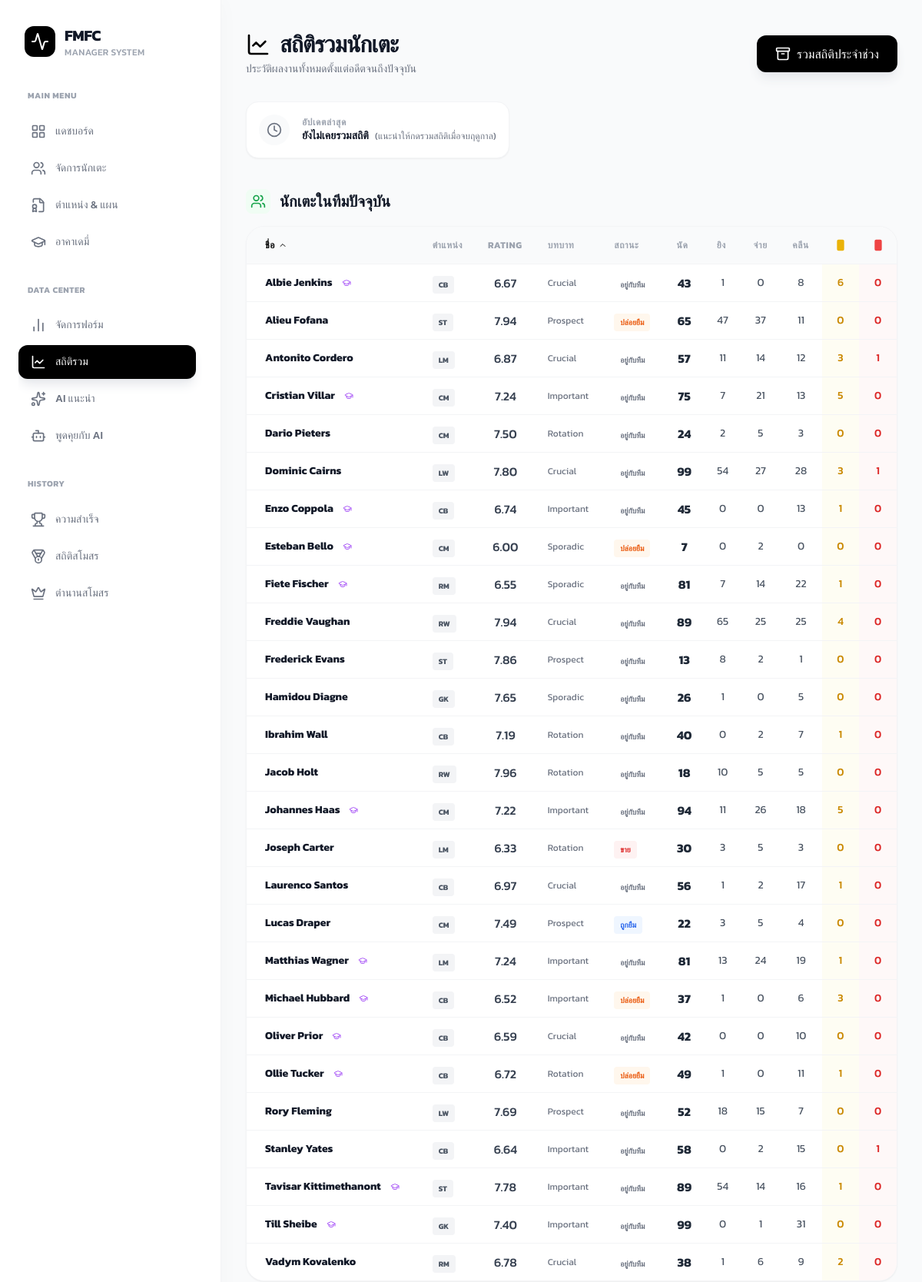
The app's page /pages/total_stats.php (signed in, upper part) with its own data.
### tables this page shows
CREATE TABLE `player_total_stats` (
  `total_stat_id` int(11) NOT NULL,
  `user_id` int(11) NOT NULL,
  `player_id_original` int(11) NOT NULL,
  `name` varchar(100) NOT NULL,
  `role` enum('crucial','important','rotation','sporadic','prospect') DEFAULT NULL,
  `position` enum('st','cf','lw','rw','lm','rm','cam','cm','cdm','cb','lb','rb','gk') DEFAULT NULL,
  `jersey_number` int(11) DEFAULT NULL,
  `status` enum('no','sell','for_loan','on_loan','in_loan') DEFAULT 'no',
  `injured` tinyint(1) NOT NULL DEFAULT 0,
  `injured_count` int(11) DEFAULT 0,
  `is_academy_product` tinyint(1) NOT NULL DEFAULT 0,
  `performance_score` int(11) NOT NULL DEFAULT 0,
  `rating` decimal(4,2) NOT NULL DEFAULT 0.00,
  `score_change_sum` int(11) DEFAULT 0,
  `change_count_sum` int(11) DEFAULT 0,
  `appearances` int(11) DEFAULT 0,
  `goals` int(11) DEFAULT 0,
  `assists` int(11) DEFAULT 0,
  `clean_sheets` int(11) DEFAULT 0,
  `yellow_cards` int(11) DEFAULT 0,
  `red_cards` int(11) DEFAULT 0
);

### pages/total_stats.php (the view, shortened to what this page needs)
<?php
include "../includes/db_config.php";
$user_id = $_SESSION['user_id'];
$last_aggregation_timestamp = null;
$last_update_display = 'ยังไม่เคยรวมสถิติ';
$last_update_message = '';
if ($last_aggregation_timestamp) {
    $last_update_datetime = new DateTime($last_aggregation_timestamp);
    $current_datetime = new DateTime();
    $interval = $current_datetime->diff($last_update_datetime);
    $days_since_last_update = $interval->days;
    $last_update_display = $last_update_datetime->format('d/m/Y H:i');
    if ($days_since_last_update === 0) {
        $last_update_message = 'อัปเดตล่าสุดวันนี้';
    } else {
        $last_update_message = "ไม่ได้อัปเดตมาแล้ว {$days_since_last_update} วัน";
    }
} else {
    $last_update_message = 'แนะนำให้กดรวมสถิติเมื่อจบฤดูกาล';
}
$sort_column = $_GET['sort_column'] ?? 'name';
$sort_order = $_GET['sort_order'] ?? 'ASC';
function getSortLink($column, $display_name, $current_sort_column, $current_sort_order) {
    $new_order = ($current_sort_column === $column && $current_sort_order === 'ASC') ? 'DESC' : 'ASC';
    $activeClass = ($current_sort_column === $column) ? 'text-black font-bold' : 'text-gray-400 hover:text-gray-600';
    $icon = '';
    if ($current_sort_column === $column) {
        $icon = $new_order === 'ASC'
            ? '<i data-lucide="chevron-down" class="inline-block w-3 h-3 ml-1"></i>'
            : '<i data-lucide="chevron-up" class="inline-block w-3 h-3 ml-1"></i>';
    }
    return '<a href="?sort_column=' . $column . '&sort_order=' . $new_order . '" class="flex items-center transition-colors ' . $activeClass . '">' . $display_name . $icon . '</a>';
}
$players_in_team = [];
try {
    $query = "SELECT pts.* FROM player_total_stats AS pts INNER JOIN Players AS p ON pts.player_id_original = p.player_id WHERE pts.user_id = ? ORDER BY " . $sort_column . " " . $sort_order;
    $stmt = $conn->prepare($query);
    $stmt->execute([$user_id]);
    $players_in_team = $stmt->fetchAll(PDO::FETCH_ASSOC);
} catch (PDOException $e) { error_log($e->getMessage()); }
?>
<!DOCTYPE html>
<html lang="th">
<head>
    <script src="https://cdn.tailwindcss.com"></script>
    <link rel="stylesheet" type="text/css" href="https://cdn.jsdelivr.net/npm/toastify-js/src/toastify.min.css">
</head>
<body class="bg-[#F9FAFB] text-gray-800">
    <div class="flex h-screen overflow-hidden">
        <?php include '../includes/navbar.php'; ?>
        <main class="flex-1 overflow-y-auto px-8 py-10">
            <div class="flex flex-col md:flex-row md:items-center justify-between gap-6 mb-8">
                <div>
                    <h1 class="text-3xl font-bold text-gray-900 tracking-tight flex items-center gap-3">
                        <i data-lucide="line-chart" class="w-8 h-8 text-black"></i>
                        สถิติรวมนักเตะ
                    </h1>
                    <p class="text-gray-500 mt-1 text-sm">ประวัติผลงานทั้งหมดตั้งแต่อดีตจนถึงปัจจุบัน</p>
                </div>
                <form action="process_total_stats.php" method="POST" onsubmit="return confirmProcessStats();">
                    <button type="submit"
                        class="bg-black text-white px-6 py-3 rounded-xl hover:bg-gray-800 transition shadow-lg shadow-gray-200 flex items-center gap-2 font-medium">
                        <i data-lucide="archive" class="w-5 h-5"></i> รวมสถิติประจำช่วง
                    </button>
                </form>
            </div>
            <div class="bg-white p-4 rounded-2xl border border-gray-100 shadow-sm mb-10 flex items-center gap-4 max-w-fit">
                <div class="w-10 h-10 rounded-full bg-gray-50 flex items-center justify-center text-gray-500">
                    <i data-lucide="clock" class="w-5 h-5"></i>
                </div>
                <div>
                    <p class="text-xs text-gray-400 uppercase font-bold tracking-wider">อัปเดตล่าสุด</p>
                    <div class="flex items-center gap-2">
                        <span class="text-sm font-semibold text-gray-900"><?= htmlspecialchars($last_update_display); ?></span>
                        <span class="text-xs text-gray-500">(<?= htmlspecialchars($last_update_message); ?>)</span>
                    </div>
                </div>
            </div>
            <div class="mb-12">
                <div class="flex items-center gap-3 mb-4">
                    <div class="w-8 h-8 rounded-lg bg-green-50 flex items-center justify-center text-green-600">
                        <i data-lucide="users" class="w-5 h-5"></i>
                    </div>
                    <h2 class="text-xl font-bold text-gray-900">นักเตะในทีมปัจจุบัน</h2>
                </div>
                <div class="bg-white rounded-3xl border border-gray-100 shadow-sm overflow-hidden">
                    <div class="overflow-x-auto no-scrollbar">
                        <table class="w-full text-left border-collapse">
                            <thead>
                                <tr class="bg-gray-50 border-b border-gray-100">
                                    <th class="px-6 py-4 text-xs font-bold text-gray-400 uppercase tracking-wider sticky left-0 bg-gray-50 z-10"><?= getSortLink('name', 'ชื่อ', $sort_column, $sort_order); ?></th>
                                    <th class="px-4 py-4 text-xs font-bold text-gray-400 uppercase tracking-wider"><?= getSortLink('position', 'ตำแหน่ง', $sort_column, $sort_order); ?></th>
                                    <th class="px-4 py-4 text-xs font-bold text-gray-400 uppercase tracking-wider text-center"><?= getSortLink('rating', 'Rating', $sort_column, $sort_order); ?></th>
                                    <th class="px-4 py-4 text-xs font-bold text-gray-400 uppercase tracking-wider"><?= getSortLink('role', 'บทบาท', $sort_column, $sort_order); ?></th>
                                    <th class="px-4 py-4 text-xs font-bold text-gray-400 uppercase tracking-wider"><?= getSortLink('status', 'สถานะ', $sort_column, $sort_order); ?></th>
                                    <th class="px-4 py-4 text-xs font-bold text-gray-400 uppercase tracking-wider text-center"><?= getSortLink('appearances', 'นัด', $sort_column, $sort_order); ?></th>
                                    <th class="px-4 py-4 text-xs font-bold text-gray-400 uppercase tracking-wider text-center"><?= getSortLink('goals', 'ยิง', $sort_column, $sort_order); ?></th>
                                    <th class="px-4 py-4 text-xs font-bold text-gray-400 uppercase tracking-wider text-center"><?= getSortLink('assists', 'จ่าย', $sort_column, $sort_order); ?></th>
                                    <th class="px-4 py-4 text-xs font-bold text-gray-400 uppercase tracking-wider text-center"><?= getSortLink('clean_sheets', 'คลีน', $sort_column, $sort_order); ?></th>
                                    <th class="px-4 py-4 text-xs font-bold text-gray-400 uppercase tracking-wider text-center text-yellow-500"><i data-lucide="rectangle-vertical" class="w-4 h-4 mx-auto fill-current"></i></th>
                                    <th class="px-4 py-4 text-xs font-bold text-gray-400 uppercase tracking-wider text-center text-red-500"><i data-lucide="rectangle-vertical" class="w-4 h-4 mx-auto fill-current"></i></th>
                                </tr>
                            </thead>
                            <tbody class="divide-y divide-gray-100">
                                <?php if (!empty($players_in_team)): ?>
                                    <?php foreach ($players_in_team as $player): ?>
                                        <tr class="hover:bg-gray-50 transition-colors group">
                                            <td class="px-6 py-3 sticky left-0 bg-white group-hover:bg-gray-50 transition-colors">
                                                <div class="flex items-center gap-3">
                                                    <span class="font-bold text-gray-900 text-sm"><?= htmlspecialchars($player['name']); ?></span>
                                                    <?php if ($player['is_academy_product'] == 1): ?>
                                                        <i data-lucide="graduation-cap" class="w-3 h-3 text-purple-500"></i>
                                                    <?php endif; ?>
                                                </div>
                                            </td>
                                            <td class="px-4 py-3">
                                                <span class="text-[10px] font-bold bg-gray-100 text-gray-600 px-2 py-1 rounded uppercase"><?= htmlspecialchars($player['position']); ?></span>
                                            </td>
                                            <td class="px-4 py-3 text-center font-medium text-gray-700"><?= htmlspecialchars(number_format($player['rating'] ?? 0.00, 2)); ?></td>
                                            <td class="px-4 py-3 text-xs capitalize text-gray-500"><?= htmlspecialchars($player['role']); ?></td>
                                            <td class="px-4 py-3">
                                                <?php
                                                $statusClass = match($player['status']) {
                                                    'sell' => 'bg-red-50 text-red-600',
                                                    'for_loan' => 'bg-orange-50 text-orange-600',
                                                    'on_loan' => 'bg-blue-50 text-blue-600',
                                                    'in_loan' => 'bg-purple-50 text-purple-600',
                                                    default => 'text-gray-500'
                                                };
                                                $statusText = match($player['status']) {
                                                    'no' => 'อยู่กับทีม', 'sell' => 'ขาย', 'for_loan' => 'ปล่อยยืม',
                                                    'on_loan' => 'ถูกยืม', 'in_loan' => 'ยืมมา', default => '-'
                                                };
                                                ?>
                                                <span class="text-[10px] font-bold px-2 py-1 rounded <?= $statusClass ?>"><?= htmlspecialchars($statusText); ?></span>
                                            </td>
                                            <td class="px-4 py-3 text-center font-bold text-gray-800"><?= htmlspecialchars($player['appearances'] ?? 0); ?></td>
                                            <td class="px-4 py-3 text-center text-sm text-gray-600"><?= htmlspecialchars($player['goals'] ?? 0); ?></td>
                                            <td class="px-4 py-3 text-center text-sm text-gray-600"><?= htmlspecialchars($player['assists'] ?? 0); ?></td>
                                            <td class="px-4 py-3 text-center text-sm text-gray-600"><?= htmlspecialchars($player['clean_sheets'] ?? 0); ?></td>
                                            <td class="px-4 py-3 text-center text-sm font-medium text-yellow-600 bg-yellow-50/50"><?= htmlspecialchars($player['yellow_cards'] ?? 0); ?></td>
                                            <td class="px-4 py-3 text-center text-sm font-medium text-red-600 bg-red-50/50"><?= htmlspecialchars($player['red_cards'] ?? 0); ?></td>
                                        </tr>
                                    <?php endforeach; ?>
                                <?php else: ?>
                                    <tr><td colspan="11" class="px-6 py-8 text-center text-gray-400">ยังไม่มีสถิติรวม</td></tr>
                                <?php endif; ?>
                            </tbody>
                        </table>
                    </div>
                </div>
            </div>
        </main>
    </div>
</body>
</html>

### pages/total_stats.php (style rules this page uses)
body { font-family: 'Kanit', sans-serif; }
.no-scrollbar { -ms-overflow-style: none; scrollbar-width: none; }

### records on screen
player_total_stats: name "Albie Jenkins", is_academy_product 1 (drawn), position "CB", rating "6.67", role "Crucial", status "อยู่กับทีม", appearances "43", goals "1", assists "0", clean_sheets "8", yellow_cards "6", red_cards "0"
player_total_stats: name "Alieu Fofana", position "ST", rating "7.94", role "Prospect", status "ปล่อยยืม", appearances "65", goals "47", assists "37", clean_sheets "11", yellow_cards "0", red_cards "0"
player_total_stats: name "Antonito Cordero", position "LM", rating "6.87", role "Crucial", status "อยู่กับทีม", appearances "57", goals "11", assists "14", clean_sheets "12", yellow_cards "3", red_cards "1"
player_total_stats: name "Cristian Villar", is_academy_product 1 (drawn), position "CM", rating "7.24", role "Important", status "อยู่กับทีม", appearances "75", goals "7", assists "21", clean_sheets "13", yellow_cards "5", red_cards "0"
player_total_stats: name "Dario Pieters", position "CM", rating "7.50", role "Rotation", status "อยู่กับทีม", appearances "24", goals "2", assists "5", clean_sheets "3", yellow_cards "0", red_cards "0"
player_total_stats: name "Dominic Cairns", position "LW", rating "7.80", role "Crucial", status "อยู่กับทีม", appearances "99", goals "54", assists "27", clean_sheets "28", yellow_cards "3", red_cards "1"
player_total_stats: name "Enzo Coppola", is_academy_product 1 (drawn), position "CB", rating "6.74", role "Important", status "อยู่กับทีม", appearances "45", goals "0", assists "0", clean_sheets "13", yellow_cards "1", red_cards "0"
player_total_stats: name "Esteban Bello", is_academy_product 1 (drawn), position "CM", rating "6.00", role "Sporadic", status "ปล่อยยืม", appearances "7", goals "0", assists "2", clean_sheets "0", yellow_cards "0", red_cards "0"
player_total_stats: name "Fiete Fischer", is_academy_product 1 (drawn), position "RM", rating "6.55", role "Sporadic", status "อยู่กับทีม", appearances "81", goals "7", assists "14", clean_sheets "22", yellow_cards "1", red_cards "0"
player_total_stats: name "Freddie Vaughan", position "RW", rating "7.94", role "Crucial", status "อยู่กับทีม", appearances "89", goals "65", assists "25", clean_sheets "25", yellow_cards "4", red_cards "0"
player_total_stats: name "Frederick Evans", position "ST", rating "7.86", role "Prospect", status "อยู่กับทีม", appearances "13", goals "8", assists "2", clean_sheets "1", yellow_cards "0", red_cards "0"
player_total_stats: name "Hamidou Diagne", position "GK", rating "7.65", role "Sporadic", status "อยู่กับทีม", appearances "26", goals "1", assists "0", clean_sheets "5", yellow_cards "0", red_cards "0"
player_total_stats: name "Ibrahim Wall", position "CB", rating "7.19", role "Rotation", status "อยู่กับทีม", appearances "40", goals "0", assists "2", clean_sheets "7", yellow_cards "1", red_cards "0"
player_total_stats: name "Jacob Holt", position "RW", rating "7.96", role "Rotation", status "อยู่กับทีม", appearances "18", goals "10", assists "5", clean_sheets "5", yellow_cards "0", red_cards "0"
player_total_stats: name "Johannes Haas", is_academy_product 1 (drawn), position "CM", rating "7.22", role "Important", status "อยู่กับทีม", appearances "94", goals "11", assists "26", clean_sheets "18", yellow_cards "5", red_cards "0"
player_total_stats: name "Joseph Carter", position "LM", rating "6.33", role "Rotation", status "ขาย", appearances "30", goals "3", assists "5", clean_sheets "3", yellow_cards "0", red_cards "0"
player_total_stats: name "Laurenco Santos", position "CB", rating "6.97", role "Crucial", status "อยู่กับทีม", appearances "56", goals "1", assists "2", clean_sheets "17", yellow_cards "1", red_cards "0"
player_total_stats: name "Lucas Draper", position "CM", rating "7.49", role "Prospect", status "ถูกยืม", appearances "22", goals "3", assists "5", clean_sheets "4", yellow_cards "0", red_cards "0"
player_total_stats: name "Matthias Wagner", is_academy_product 1 (drawn), position "LM", rating "7.24", role "Important", status "อยู่กับทีม", appearances "81", goals "13", assists "24", clean_sheets "19", yellow_cards "1", red_cards "0"
player_total_stats: name "Michael Hubbard", is_academy_product 1 (drawn), position "CB", rating "6.52", role "Important", status "ปล่อยยืม", appearances "37", goals "1", assists "0", clean_sheets "6", yellow_cards "3", red_cards "0"
player_total_stats: name "Oliver Prior", is_academy_product 1 (drawn), position "CB", rating "6.59", role "Crucial", status "อยู่กับทีม", appearances "42", goals "0", assists "0", clean_sheets "10", yellow_cards "0", red_cards "0"
player_total_stats: name "Ollie Tucker", is_academy_product 1 (drawn), position "CB", rating "6.72", role "Rotation", status "ปล่อยยืม", appearances "49", goals "1", assists "0", clean_sheets "11", yellow_cards "1", red_cards "0"
player_total_stats: name "Rory Fleming", position "LW", rating "7.69", role "Prospect", status "อยู่กับทีม", appearances "52", goals "18", assists "15", clean_sheets "7", yellow_cards "0", red_cards "0"
player_total_stats: name "Stanley Yates", position "CB", rating "6.64", role "Important", status "อยู่กับทีม", appearances "58", goals "0", assists "2", clean_sheets "15", yellow_cards "0", red_cards "1"
player_total_stats: name "Tavisar Kittimethanont", is_academy_product 1 (drawn), position "ST", rating "7.78", role "Important", status "อยู่กับทีม", appearances "89", goals "54", assists "14", clean_sheets "16", yellow_cards "1", red_cards "0"
player_total_stats: name "Till Sheibe", is_academy_product 1 (drawn), position "GK", rating "7.40", role "Important", status "อยู่กับทีม", appearances "99", goals "0", assists "1", clean_sheets "31", yellow_cards "0", red_cards "0"
player_total_stats: name "Vadym Kovalenko", position "RM", rating "6.78", role "Crucial", status "อยู่กับทีม", appearances "38", goals "1", assists "6", clean_sheets "9", yellow_cards "2", red_cards "0"

### other values on screen
$item['label'] "แดชบอร์ด"
$item['label'] "จัดการนักเตะ"
$item['label'] "ตำแหน่ง & แผน"
$item['label'] "อาคาเดมี่"
$item['label'] "จัดการฟอร์ม"
$item['label'] "สถิติรวม"
$item['label'] "AI แนะนำ"
$item['label'] "พูดคุยกับ AI"
$item['label'] "ความสำเร็จ"
$item['label'] "สถิติสโมสร"
$item['label'] "ตำนานสโมสร"
$last_update_display "ยังไม่เคยรวมสถิติ"
$last_update_message "แนะนำให้กดรวมสถิติเมื่อจบฤดูกาล"
$display_name "ชื่อ ตำแหน่ง RATING บทบาท สถานะ นัด ยิง จ่าย คลีน"
